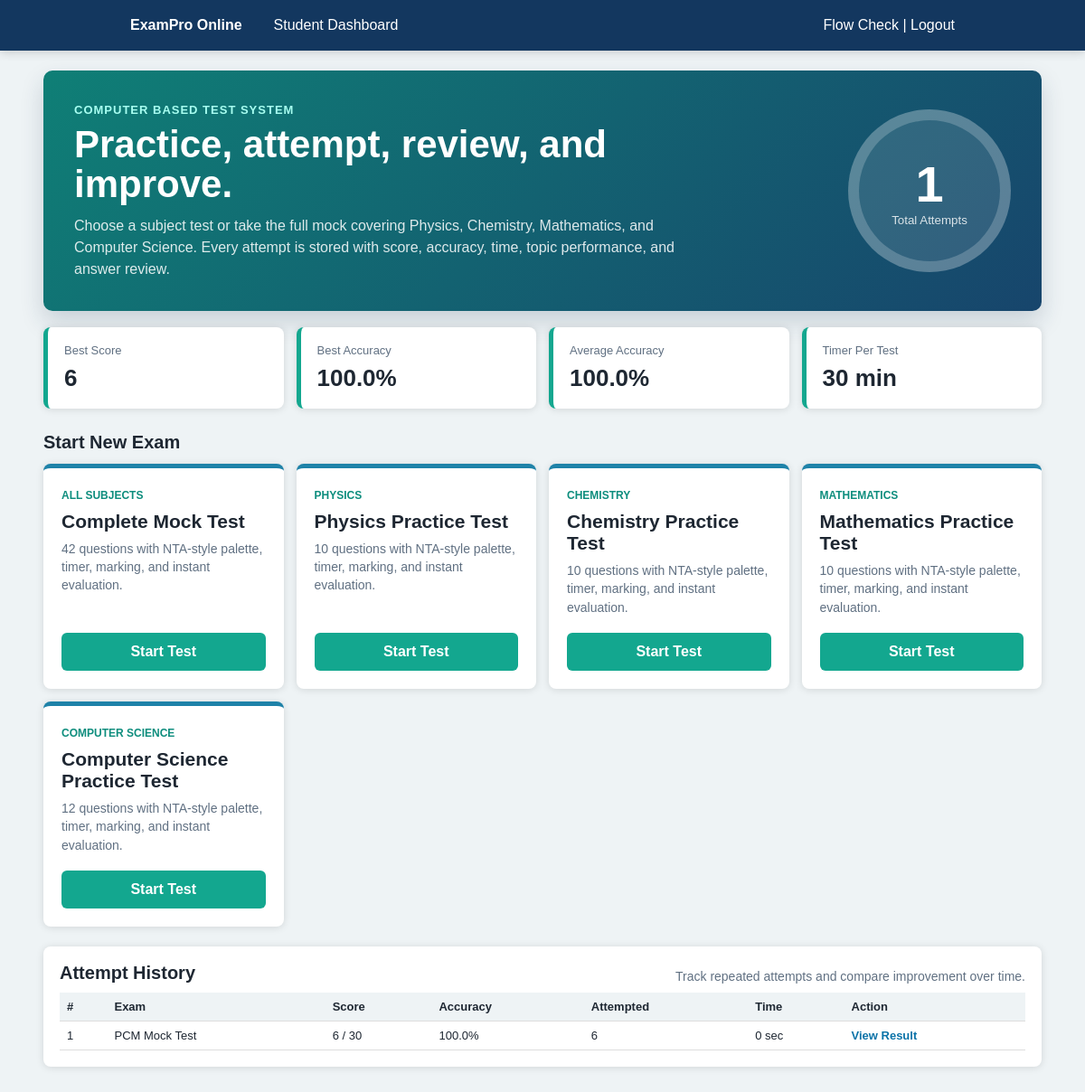
/dashboard/ (signed in), run on the app's committed database.
### exams/models.py (models this page shows, shortened)
class Result(models.Model):
    user = models.ForeignKey(User, on_delete=models.CASCADE, related_name="results")
    subject = models.CharField(max_length=40, default="All Subjects")
    title = models.CharField(max_length=120, default="PCM Mock Test")
    total_questions = models.PositiveIntegerField()
    attempted = models.PositiveIntegerField()
    correct = models.PositiveIntegerField()
    incorrect = models.PositiveIntegerField()
    score = models.PositiveIntegerField()
    accuracy = models.FloatField(default=0)
    time_taken = models.PositiveIntegerField(default=0)
    submitted_at = models.DateTimeField(auto_now_add=True)

### exams/views.py (the view)
# urls.py: path("dashboard/", views.dashboard_page, name="dashboard"),
@login_required
def dashboard_page(request):
    ensure_questions()
    attempts = Result.objects.filter(user=request.user).order_by("-submitted_at")
    total_attempts = attempts.count()
    best_score = max([r.score for r in attempts], default=0)
    best_accuracy = max([r.accuracy for r in attempts], default=0)
    avg_accuracy = round(sum(r.accuracy for r in attempts) / total_attempts, 2) if total_attempts else 0
    exam_cards = []
    for subject in SUBJECT_OPTIONS:
        count = Question.objects.filter(subject__in=EXAM_SUBJECTS).count() if subject == "All Subjects" else Question.objects.filter(subject=subject).count()
        exam_cards.append({
            "subject": subject,
            "slug": subject.lower().replace(" ", "-"),
            "title": exam_title(subject),
            "count": count,
        })
    return render(request, "exams/dashboard.html", {
        "attempts": attempts,
        "avg_accuracy": avg_accuracy,
        "best_accuracy": best_accuracy,
        "best_score": best_score,
        "duration": EXAM_DURATION // 60,
        "exam_cards": exam_cards,
        "total_attempts": total_attempts,
    })

### exams/views.py (called while the page is built)
def exam_title(subject):
    return "Complete Mock Test" if subject == "All Subjects" else f"{subject} Practice Test"

### exams/templates/exams/dashboard.html (shortened to what this page needs)
{% load static %}
<!doctype html>
<html lang="en">
<head>
  <link rel="stylesheet" href="{% static 'exams/css/style.css' %}">
</head>
<body class="student-body">
  <nav class="dash-nav">
    <b>ExamPro Online</b>
    <span>Student Dashboard</span>
    <a href="{% url 'logout' %}">{{ request.user.first_name|default:request.user.username }} | Logout</a>
  </nav>
  <main class="student-dashboard">
    <section class="dash-hero">
      <div>
        <p class="eyebrow">Computer Based Test System</p>
        <h1>Practice, attempt, review, and improve.</h1>
        <p>Choose a subject test or take the full mock covering Physics, Chemistry, Mathematics, and Computer Science. Every attempt is stored with score, accuracy, time, topic performance, and answer review.</p>
      </div>
      <div class="hero-score">
        <span>{{ total_attempts }}</span>
        <small>Total Attempts</small>
      </div>
    </section>
    <section class="metric-strip">
      <div><span>Best Score</span><b>{{ best_score }}</b></div>
      <div><span>Best Accuracy</span><b>{{ best_accuracy }}%</b></div>
      <div><span>Average Accuracy</span><b>{{ avg_accuracy }}%</b></div>
      <div><span>Timer Per Test</span><b>{{ duration }} min</b></div>
    </section>
    <h2>Start New Exam</h2>
    <section class="exam-choice-grid">
      {% for item in exam_cards %}
        <article class="exam-choice">
          <div>
            <span>{{ item.subject }}</span>
            <h3>{{ item.title }}</h3>
            <p>{{ item.count }} questions with NTA-style palette, timer, marking, and instant evaluation.</p>
          </div>
          <a href="{% url 'start_exam' item.slug %}">Start Test</a>
        </article>
      {% endfor %}
    </section>
    <section class="history-panel">
      <div class="section-title">
        <h2>Attempt History</h2>
        <p>Track repeated attempts and compare improvement over time.</p>
      </div>
      <div class="history-table">
        <table>
          <thead><tr><th>#</th><th>Exam</th><th>Score</th><th>Accuracy</th><th>Attempted</th><th>Time</th><th>Action</th></tr></thead>
          <tbody>
          {% for attempt in attempts %}
            <tr>
              <td>{{ forloop.counter }}</td>
              <td>{{ attempt.title }}</td>
              <td>{{ attempt.score }} / {{ attempt.total_questions }}</td>
              <td>{{ attempt.accuracy }}%</td>
              <td>{{ attempt.attempted }}</td>
              <td>{{ attempt.time_taken }} sec</td>
              <td><a href="{% url 'result_detail' attempt.id %}">View Result</a></td>
            </tr>
          {% empty %}
            <tr><td colspan="7">No attempts yet. Start your first test above.</td></tr>
          {% endfor %}
          </tbody>
        </table>
      </div>
    </section>
  </main>
</body>
</html>

### exams/static/exams/css/style.css (style rules this page uses)
:root { --teal: #11a985; --teal-dark: #079675; --blue: #1f6fa8; --navy: #13375f; --orange: #f69a18; --green: #37b751; --red: #df4a18; --purple: #6546b7; --line: #d7dde3; --soft: #eef3f5; --text: #1e2732; }
* { box-sizing: border-box; }
body { margin: 0; font-family: Arial, Helvetica, sans-serif; color: var(--text); background: #eef3f5; }
a { color: inherit; text-decoration: none; }
button, a, .exam-choice, .summary-grid > div, .panel { transition: transform .18s ease, box-shadow .18s ease, background .18s ease; }
.student-body { min-height: 100vh; background: #eef3f5; }
.dash-nav { height: 56px; background: #13375f; color: white; display: flex; align-items: center; gap: 35px; padding: 0 12%; box-shadow: 0 2px 10px rgba(0,0,0,.16); }
.dash-nav a { margin-left: auto; }
.student-dashboard { width: min(1120px, 92vw); margin: 22px auto 44px; }
.dash-hero { min-height: 230px; display: grid; grid-template-columns: 1fr 220px; align-items: center; gap: 28px; padding: 34px; background: linear-gradient(135deg, #0f7f76, #17456c); color: white; border-radius: 10px; box-shadow: 0 12px 26px rgba(26, 54, 85, .18); }
.dash-hero h1 { max-width: 640px; margin: 6px 0 12px; font-size: 42px; line-height: 1.05; letter-spacing: 0; }
.dash-hero p { max-width: 700px; margin: 0; color: rgba(255,255,255,.86); line-height: 1.5; }
.eyebrow { font-size: 13px; text-transform: uppercase; letter-spacing: 1px; font-weight: 800; color: #a8fff1 !important; }
.hero-score { width: 180px; height: 180px; justify-self: end; display: grid; place-items: center; align-content: center; border-radius: 50%; background: rgba(255,255,255,.12); border: 12px solid rgba(255,255,255,.2); }
.hero-score span { font-size: 56px; font-weight: 900; }
.hero-score small { color: rgba(255,255,255,.82); }
.metric-strip { display: grid; grid-template-columns: repeat(4, 1fr); gap: 14px; margin: 18px 0 26px; }
.metric-strip div, .exam-choice, .history-panel { background: white; border-radius: 8px; box-shadow: 0 1px 8px rgba(0,0,0,.12); }
.metric-strip div { padding: 18px; border-left: 5px solid #13a78f; }
.metric-strip span { display: block; color: #607082; font-size: 13px; margin-bottom: 8px; }
.metric-strip b { font-size: 26px; }
.student-dashboard h2 { margin: 24px 0 12px; font-size: 20px; }
.exam-choice-grid { display: grid; grid-template-columns: repeat(4, 1fr); gap: 14px; }
.exam-choice { min-height: 210px; display: grid; align-content: space-between; padding: 20px; border-top: 5px solid #1e82a8; }
.exam-choice span { display: inline-block; color: #0d8d7d; font-weight: 800; font-size: 12px; text-transform: uppercase; margin-bottom: 10px; }
.exam-choice h3 { margin: 0 0 8px; font-size: 21px; line-height: 1.15; }
.exam-choice p { color: #607082; line-height: 1.45; margin: 0; font-size: 14px; }
.exam-choice a { display: inline-block; width: 100%; text-align: center; background: #13a78f; color: white; padding: 12px; border-radius: 6px; font-weight: 800; margin-top: 18px; }
.history-panel { margin-top: 22px; padding: 18px; }
.section-title { display: flex; align-items: end; justify-content: space-between; gap: 20px; margin-bottom: 10px; }
.section-title h2 { margin: 0; }
.section-title p { margin: 0; color: #607082; font-size: 14px; }
.history-table { overflow-x: auto; }
.history-table a { color: #0b73a8; font-weight: 800; }
table { width: 100%; border-collapse: collapse; font-size: 13px; }
th { background: #eef3f5; text-align: left; }
th, td { padding: 8px; border-bottom: 1px solid #ddd; }

### data on the page
Result: accuracy "100.0", title "PCM Mock Test", score "6", total_questions "30", attempted "6", time_taken "0"

### other printed values
{{ request.user.first_name|default:request.user.username }} "Flow Check"
{{ total_attempts }} "1"
{{ best_score }} "6"
{{ avg_accuracy }} "100.0"
{{ duration }} "30"
{{ item.subject }} "ALL SUBJECTS" "PHYSICS" "CHEMISTRY" "MATHEMATICS" "COMPUTER SCIENCE"
{{ item.title }} "Complete Mock Test" "Physics Practice Test" "Chemistry Practice Test" "Mathematics Practice Test" "Computer Science Practice Test"
{{ item.count }} "42" "10" "10" "10" "12"
